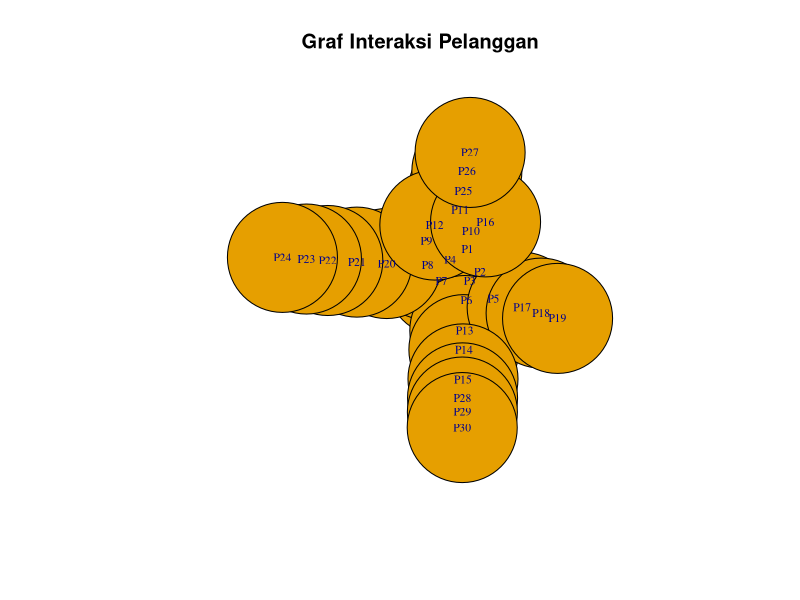

Recreate this plot in R.
install.packages("igraph")
library(igraph)

# Data interaksi pelanggan
edges <- data.frame(
  from = c("P1", "P2", "P3", "P1", "P2", "P5", "P3", "P6", "P7", "P4", "P8", "P1",
           "P10", "P11", "P9", "P6", "P13", "P14", "P10", "P5", "P17", "P18", "P8",
           "P20", "P21", "P22", "P23", "P11", "P25", "P26", "P15", "P28", "P29"),
  to = c("P2", "P3", "P4", "P4", "P5", "P6", "P6", "P7", "P8", "P8", "P9", "P10",
         "P11", "P12", "P12", "P13", "P14", "P15", "P16", "P17", "P18", "P19", "P20",
         "P21", "P22", "P23", "P24", "P25", "P26", "P27", "P28", "P29", "P30"),
  weight = c(5, 8, 2, 10, 3, 7, 4, 6, 12, 9, 5, 14, 6, 3, 8, 5, 11, 4, 7, 6, 10, 8, 4, 6, 5, 7, 3, 9, 6, 4, 8, 12, 6)
)

# Buat graf
G <- graph_from_data_frame(edges, directed=FALSE)

# Visualisasi graf
plot(G, vertex.size=80, vertex.label.cex=0.7, edge.width=E(G)$weight / 2, main="Graf Interaksi Pelanggan")

# Hitung centrality metrics
degree_centrality <- degree(G, mode="all", normalized=TRUE)
betweenness_centrality <- betweenness(G, normalized=TRUE)
closeness_centrality <- closeness(G, normalized=TRUE)

# Tampilkan top 5 pelanggan paling berpengaruh
print(sort(degree_centrality, decreasing=TRUE)[1:5])
print(sort(betweenness_centrality, decreasing=TRUE)[1:5])
print(sort(closeness_centrality, decreasing=TRUE)[1:5])

# Deteksi komunitas menggunakan Louvain
communities <- cluster_louvain(G)
print(paste("Jumlah komunitas yang terbentuk:", length(communities)))

# Prediksi hubungan baru menggunakan Preferential Attachment
library(igraph)
predictions <- similarity(G, method="jaccard")
print(predictions)
